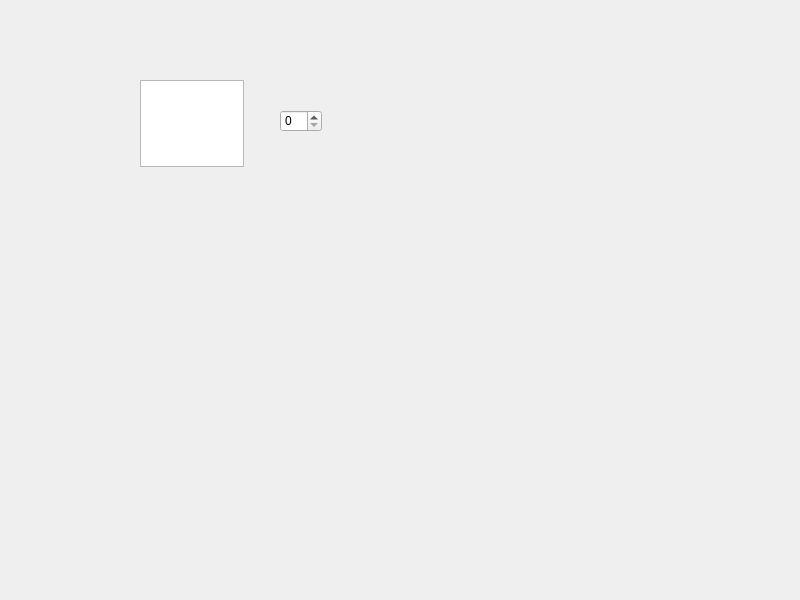
<?xml version="1.0" encoding="UTF-8"?>
<ui version="4.0">
 <class>Widget</class>
 <widget class="QWidget" name="Widget">
  <property name="geometry">
   <rect>
    <x>0</x>
    <y>0</y>
    <width>800</width>
    <height>600</height>
   </rect>
  </property>
  <property name="windowTitle">
   <string>Widget</string>
  </property>
  <widget class="QSpinBox" name="spinBox">
   <property name="geometry">
    <rect>
     <x>280</x>
     <y>110</y>
     <width>42</width>
     <height>22</height>
    </rect>
   </property>
  </widget>
  <widget class="QTextEdit" name="textEdit">
   <property name="geometry">
    <rect>
     <x>140</x>
     <y>80</y>
     <width>104</width>
     <height>87</height>
    </rect>
   </property>
  </widget>
 </widget>
 <resources/>
 <connections/>
</ui>
